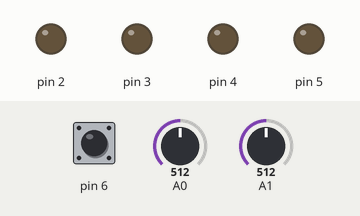
Bench run of a sketch on a simulated Arduino Uno, built with avr-gcc and run on an emulated ATmega328P. On the bench: output pins drawn as LEDs (lit = HIGH). Inputs (shaded band) come from the test bench; at power-on: pin 6 HIGH, A0 = 512, A1 = 512. Random numbers use the default seed unless the sketch sets one; what the sketch prints to the serial monitor is not drawn.

Above: at 0.8 s.
0.9 s: pin 6 pulled LOW for 0.15 s
4.4 s: pin 6 pulled LOW for 1 s
7.2 s: pin 6 pulsed LOW 5 times (0.12 s each, 0.3 s apart)
At 7.47 s:
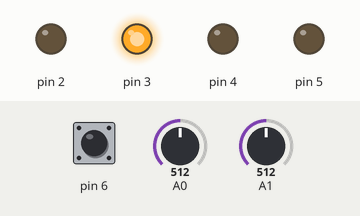
At 9.2 s:
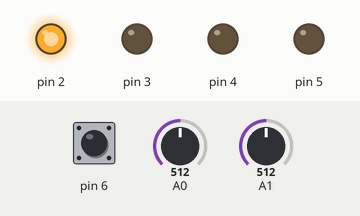
14.6 s: pin 6 pulsed LOW 2 times (0.12 s each, 0.3 s apart)
At 16.5 s:
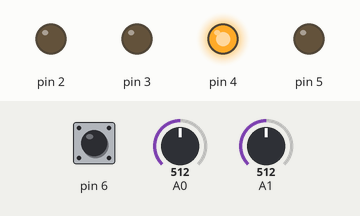
Timing chart, 0 to 17.7 s (numbered marks = the images above; inputs shaded):
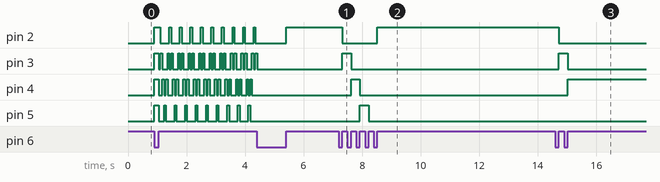

The sketch:

phaseMIDI.ino
```cpp
//#define DEBUG

/////////////////////////////////////////////////////////////////////////////
//
// MIDI PHASE MUSIC 1.0
//
// Uses the MIDI Thing controller to play a pattern against itself with phasing control (delay)
// There are three controls: a button, a left knob, and a right knob
//
// The button chooses one of four patterns (switches between them with each press). Pattern changes come only at pattern boundaries.
// The left knob varies overall pace.
// The right knob changes the phase difference.
//
//  The MIT License (MIT)
//
//  Copyright (c) 2013 Robert W. Gallup (www.robertgallup.com)
//
//  Permission is hereby granted, free of charge, to any person obtaining a copy
//  of this software and associated documentation files (the "Software"), to deal
//  in the Software without restriction, including without limitation the rights
//  to use, copy, modify, merge, publish, distribute, sublicense, and/or sell
//  copies of the Software, and to permit persons to whom the Software is
//  furnished to do so, subject to the following conditions:
//
//  The above copyright notice and this permission notice shall be included in
//  all copies or substantial portions of the Software.
//
//  THE SOFTWARE IS PROVIDED "AS IS", WITHOUT WARRANTY OF ANY KIND, EXPRESS OR
//  IMPLIED, INCLUDING BUT NOT LIMITED TO THE WARRANTIES OF MERCHANTABILITY,
//  FITNESS FOR A PARTICULAR PURPOSE AND NONINFRINGEMENT. IN NO EVENT SHALL THE
//  AUTHORS OR COPYRIGHT HOLDERS BE LIABLE FOR ANY CLAIM, DAMAGES OR OTHER
//  LIABILITY, WHETHER IN AN ACTION OF CONTRACT, TORT OR OTHERWISE, ARISING FROM,
//  OUT OF OR IN CONNECTION WITH THE SOFTWARE OR THE USE OR OTHER DEALINGS IN
//  THE SOFTWARE.
//

#include <avr/interrupt.h>
#include <avr/io.h>

#include "CS_Pot.h"
#include "CS_LEDBar.h"
#include "CS_Button.h"

#include "MIDIQ.h"

#include "phaseMIDI_Notes.h"

// event structure {beat, tick, cmd, data1, data2, next}
MIDIQ      queue;
queueEvent event;
queueEvent phaseEvent;

// Controls
CS_Pot     knob_L(0);
CS_Pot     knob_R(1);
CS_Button  button(6, true);
CS_LEDBar  LEDx4(2, 4);

// Phasing variables
boolean knobRHooked;
int phaseDelay;

// For counting beats/ticks
#define MIN_TICKS_PER_BEAT 120
#define MAX_TICKS_PER_BEAT 250
volatile int ticksPerBeat = MAX_TICKS_PER_BEAT;
volatile unsigned int beat = 0;
volatile unsigned int tick = 0;

unsigned int oldBeat = 1;
unsigned int newTicksPerBeat;

// Blue LED Flashing
int flashTime = 20;
long int starttime;

// Button
int oldButtonState;
int newButtonState;

byte scale [] = {
  24,26,28,31,33,
  36,38,40,43,45,
  48,50,52,55,57,
  60,62,64,67,69,
  72,74,76,79,81,
  84,86,88,91,93,
  96
};

// Pattern definition
int patternLengthBeats = 16;
int patternLengthNotes = 16;
int patternLengthFrames = 4;

int patternNote = 0;
byte patternFrame = 0;
byte newPatternFrame = patternLengthFrames;
int  patternBeat = 0;

midiNote pattern[][16] = \
{
  {
  {0, 10, 127, 2},
  {1, 6, 127, 2},
  {2, 30, 127, 1},
  {3, 17, 127, 2},
  {4, 127, 0, 2},
  {5, 27, 127, 2},
  {6, 28, 127, 2},
  {7, 16, 127, 2},
  {8, 22, 0, 2},
  {9, 19, 127, 2},
  {10, 28, 127, 2},
  {11, 16, 127, 2},
  {12, 10, 0, 2},
  {13, 9, 127, 2},
  {14, 27, 127, 2},
  {15, 16, 127, 128}
  },

  {
  {0, 4, 127, 24},
  {1, 6, 127, 2},
  {2, 20, 127, 1},
  {3, 17, 127, 2},
  {4, 15, 80, 2},
  {5, 27, 127, 2},
  {6, 20, 127, 2},
  {7, 16, 127, 2},
  {8, 12, 120, 2},
  {9, 19, 127, 2},
  {10, 28, 127, 2},
  {11, 16, 127, 2},
  {12, 127, 0, 2},
  {13, 24, 127, 8},
  {14, 12, 127, 2},
  {15, 22, 127, 128}
  },

  {
  {0, 10, 100, 1},
  {1, 10, 127, 2},
  {2, 16, 127, 1},
  {3, 6, 80, 2},
  {4, 127, 0, 2},
  {5, 8, 127, 2},
  {6, 20, 127, 2},
  {7, 6, 127, 2},
  {8, 22, 0, 2},
  {9, 19, 127, 2},
  {10, 28, 127, 2},
  {11, 9, 127, 2},
  {12, 10, 100, 2},
  {13, 6, 127, 2},
  {14, 27, 127, 2},
  {15, 30, 127, 128}
  },

  {
  {0, 30, 127, 1},
  {1, 25, 127, 2},
  {2, 29, 127, 1},
  {3, 26, 127, 2},
  {4, 28, 100, 2},
  {5, 27, 127, 2},
  {6, 20, 127, 2},
  {7, 16, 127, 2},
  {8, 15, 127, 62},
  {9, 19, 127, 2},
  {10, 17, 127, 2},
  {11, 16, 127, 2},
  {12, 12, 127, 2},
  {13, 24, 127, 32},
  {14, 27, 127, 2},
  {15, 30, 127, 2}
  }

};

// Intermediate variables for MIDI note and command
midiNote note;
midiCommand command;

void setup() {

  // MIDI serial speed
#ifdef DEBUG
  Serial.begin (9600);
#else
  Serial.begin (31250);      // MIDI rate
#endif

  // Wait for a few seconds for a button press
  starttime = millis();
  while (((millis() - starttime) < 3000) && (button.state() != LOW));

  // By default, compose a new piece
  // If the button is pressed during startup, use the default piece
  if (button.state() == HIGH) {
    compose();
  } else {
    LEDx4.displayNum(15);
    while (button.state() == LOW) delay(10);
  }
  attract();
  LEDx4.displayNum(0);

  // Wait for it
  while (button.state() == LOW) delay (10);

  // Go! Setup timer#2
  setupTimer();

  // Start out phase control as unhooked
  knobRHooked = false;

  // Setup Display, etc.
  oldButtonState = LOW;

}

void loop() {

  // Check button to change to new frame
  newButtonState = button.state() && button.state() && button.state();   // Quick debounce
  if (newButtonState != oldButtonState) {
    if (newButtonState == HIGH) {
      newPatternFrame = (newPatternFrame + 1) % (patternLengthFrames+1);
      if (newPatternFrame >= patternLengthFrames) {
        LEDx4.displayNum (0);
      } else {
        LEDx4.displayNum(0x01 << newPatternFrame);
      }
    }
    oldButtonState = newButtonState;
  };

  // Require phase knob to be returned to zero to "hook" it
  if (knobRHooked) {
    phaseDelay = map(knob_R.value(), 0, 1023, 0, (ticksPerBeat << 1) + ticksPerBeat);
  } else {
    knobRHooked = (0 == knob_R.value());
  }

  // Generate notes once a beat
  if (beat != oldBeat) {
    oldBeat = beat;

    // Check pattern frame on beat 0
    patternBeat = beat % patternLengthBeats;
    if (0 == patternBeat) {
      patternNote = 0;
      if (patternFrame != newPatternFrame) {
        patternFrame = newPatternFrame;
        knobRHooked = false;
        phaseDelay = 0;
      }
    }

    // Check note
    if (patternLengthFrames > patternFrame) {
      note = pattern[patternFrame][patternNote];
      if (note.beat == patternBeat) {
        command.command = MIDI_NOTE_ON;
        command.data1 = scale[note.note];
        command.data2 = note.velocity;
        midiSendCommand (command);

        event.beat = beat;
        event.tick = tick;
        event.cmd  = command;
        phaseEvent = event;
        phaseEvent.cmd.command |= 1;

        // Original note off
        int tickDuration = note.duration * (ticksPerBeat >> 4);
        delayEvent(&event, 0, tickDuration);
        event.cmd.data2 = 0;
        queue.eventEnQ (&event);

        // Phase note and off
        delayEvent(&phaseEvent, 0, phaseDelay);
        queue.eventEnQ (&phaseEvent);
        delayEvent(&phaseEvent, 0, tickDuration);
        phaseEvent.cmd.data2 = 0;
        queue.eventEnQ (&phaseEvent);

        patternNote++; // = (patternNote + 1) % patternLengthNotes;
      }
    }
  }

  while (queue.eventDeQ(beat, tick)) midiSendCommand (queue.event.cmd);

  newTicksPerBeat = map(knob_L.value(), 0, 1023, MAX_TICKS_PER_BEAT, MIN_TICKS_PER_BEAT);
  if (newTicksPerBeat != ticksPerBeat) ticksPerBeat = newTicksPerBeat;
}

// Delay the input queueEvent by b beats and t ticks
void delayEvent (queueEvent *e, int b, int t)
{
  int newBeat = (*e).beat + b;
  int newTick = (*e).tick + t;
  if (newTick > ticksPerBeat) {
    newBeat += newTick / ticksPerBeat;
    newTick %= ticksPerBeat;
  }
  (*e).beat = newBeat;
  (*e).tick = newTick;
}

// Vertical cylon-like display while waiting
// for a button press to begin
void attract () {
  oldBeat = 1;
  phaseDelay = 1;
  while (button.state() != LOW) {
    LEDx4.displayNum(oldBeat);
    if (1 == phaseDelay) {
      oldBeat = oldBeat << 1;
    } else {
      oldBeat = oldBeat >> 1;
    }
    if ((8 == oldBeat) || (1 == oldBeat)) {
      phaseDelay = 1 - phaseDelay;
    }
    delay (60);
  }
}

// Simple composition function that generates
// pattern notes for each of the frames
void compose () {

  // Try to create a bit of a random seed
  int seed = 1;
  seed *= analogRead(4); delay(10);
  seed *= analogRead(4); delay(10);
  seed *= analogRead(4); delay(10);
  randomSeed(seed);

  // Generate 4 frames of notes
  for (patternFrame=0; patternFrame < patternLengthFrames; patternFrame++) {

    // Starting Note
    int nextNote = random(12, 30);

    // patternRange determines how "variable" the notes are (how much the note
    // can jump from note to note
    int patternRange = random (2, 4);

    // Generate a note for each note in the pattern
    for (patternBeat=0; patternBeat < patternLengthBeats; patternBeat++) {

      // Display the pattern note number being generated
      LEDx4.displayNum(patternBeat);

      // Save the note in the pattern
      pattern[patternFrame][patternBeat].note = nextNote;

      // Generate the next note (if it goes beyond range on either end
      // move it in by two octaves)
      nextNote += random(-patternRange, patternRange);
      if (oldBeat <  0) nextNote += 10;
      if (oldBeat > 30) nextNote -= 10;

      delay (100);
    }
  }

}
```

CS_Button.cpp
```cpp
// (licence header left out)
#include "CS_Button.h"

// Constructor : clear queues
CS_Button::CS_Button (byte p, boolean pullup)
{
  _pin = p;
  pinMode (_pin, INPUT);                     // Set pin to input
  digitalWrite (_pin, pullup ? HIGH : LOW);  // Activate internal pullup resistor depending on input param
}

// Read button state
int CS_Button::state ()
{
  return (digitalRead(_pin));
}
```

CS_Button.h
```cpp
// (licence header left out)
#ifndef CS_BUTTON_h
#define CS_BUTTON_h

#include "Arduino.h"

// CLASS
class CS_Button
{
  public:

    CS_Button(byte, boolean);
    int state();

  private:

    int  _lastState;
    byte _pin;

};

#endif
```

CS_LEDBar.cpp
```cpp
// (licence header left out)
#include "CS_LEDBar.h"

// Constructor : clear queues
CS_LEDBar::CS_LEDBar (byte p, byte l)
{
  _pin = p;
  _length = l;
  for (int i=0; i<_length; i++) {
    pinMode (_pin+i, OUTPUT);
    digitalWrite (i, LOW);
  }
}

// Read potentiometer value
void CS_LEDBar::displayNum (int n)
{
  for (int i=0; i<_length; i++) {
    digitalWrite (_pin+i, n & 1);
    n = n >> 1;
  };
}
```

CS_LEDBar.h
```cpp
// (licence header left out)
#ifndef CS_LEDBar_h
#define CS_LEDBar_h

#include "Arduino.h"

// CLASS
class CS_LEDBar
{
  public:

    CS_LEDBar(byte, byte);
    void displayNum(int);

  private:

    byte _pin;
    byte _length;

};

#endif
```

CS_Pot.cpp
```cpp
// (licence header left out)
#include "CS_Pot.h"

// Constructor : clear queues
CS_Pot::CS_Pot (byte p)
{
  _pin = p;
  value();
}

// Read potentiometer value
int CS_Pot::value ()
{
  return (_lastValue = analogRead(_pin));
}
```

CS_Pot.h
```cpp
// (licence header left out)
#ifndef CS_POT_h
#define CS_POT_h

#include "Arduino.h"

// CLASS
class CS_Pot
{
  public:

    CS_Pot(byte);
    int value();

  private:

    int  _lastValue;
    byte _pin;

};

#endif
```

MIDIQ.cpp
```cpp
// (licence header left out)
#include "MIDIQ.h"

// Constructor : clear queues
MIDIQ::MIDIQ ()
{
  queueClear();
}

// Queue MIDI event
int MIDIQ::eventEnQ(queueEvent *e)
{

  // Allocate a new event from the heap
  int newP = allocEvent();

  // If none left, return error
  if (0 != newP) {

    // Else use the allocated event to enqueue this midi event
    queue[newP] = *e;

    int prev = 0;
    int ptr = queueHead;
    while (0 != ptr) {
      if (((queue[ptr].beat > (*e).beat)) || ((queue[ptr].beat == (*e).beat) && (queue[ptr].tick >= (*e).tick))) break;
      prev = ptr;
      ptr = queue[ptr].next;
    }
    if (ptr == queueHead) {
      queue[newP].next = queueHead;
      queueHead = newP;
    } else {
      queue[newP].next = ptr;
      queue[prev].next = newP;
    }
  }
  return newP;
}

// Dequeue MIDI event
boolean MIDIQ::eventDeQ(uint16_t b, uint8_t t)
{
  // Quick Check. If nothing to return, return nothing
  int qB = queue[queueHead].beat;
  int qT = queue[queueHead].tick;
  if ((0 == queueHead) || (b < qB) || ((b == qB) && (t < qT))) return false;

  // OK, there's something to return. Return the head of the queue
  int eventNum = queueHead;
  event = queue[eventNum];
  queueHead = event.next;
  freeEvent (eventNum);
  return true;

}

// Clear MIDI queue
void MIDIQ::queueClear()
{

  // Initialize heap (use the nextEvent links to make a linked list)
  for (int i=1; i<QLENGTH-1; i++) queue[i].next = i+1;
  queue[QLENGTH].next = 0; // 0 = end of queue
  heapHead = 1;

  // Set beginning of queue to null
  queueHead = QNULL;

}

///////////////////////////////////
// HELPER ROUTINES
///////////////////////////////////
int MIDIQ::allocEvent()
{

 if (0 == heapHead) return 0;

 int h = heapHead;
 heapHead = queue[heapHead].next;
 return h;

}

void MIDIQ::freeEvent(int e)
{
 queue[e].next = heapHead;
 heapHead = e;
}

///////////////////////////////////
// DEBUG
///////////////////////////////////

#ifdef DEBUG

void MIDIQ::printQueue()
{
  Serial.println ("> QUEUE ||||||||||||||||||||||||||||||||||||||");
  printList (queueHead);
}

void MIDIQ::printHeap()
{
  Serial.println ("> HEAP |||||||||||||||||||||||||||||||||||||||");
  printList (heapHead);
}

void MIDIQ::printList(int head)
{
  int ptr = head;
  while (ptr != 0) {
    printNode(ptr);
    ptr = queue[ptr].next;
  }
}

void MIDIQ::printNode(int ptr)
{
    Serial.println ("------------------------");
    Serial.print ("\nEvent : "); Serial.println(ptr);
    Serial.print ("Beat  : "); Serial.println(queue[ptr].beat);
    Serial.print ("Tick  : "); Serial.println(queue[ptr].tick);
    Serial.print ("Cmd   : "); Serial.println(queue[ptr].midiCommand);
    Serial.print ("Data1 : "); Serial.println(queue[ptr].midiData1);
    Serial.print ("Data2 : "); Serial.println(queue[ptr].midiData2);
    Serial.print ("Next  : "); Serial.println(queue[ptr].next); Serial.println();
}


#endif
```

MIDIQ.h
```cpp
// (licence header left out)
#ifndef MIDIQ_h
#define MIDIQ_h

#include "Arduino.h"

#define QNULL 0
#define QLENGTH 25

struct midiCommand {
  uint8_t   command;
  uint8_t   data1;
  uint8_t   data2;
};

struct queueEvent {
  uint16_t      beat;
  uint16_t      tick;
  midiCommand   cmd;
  uint8_t       next;
};

// CLASS
class MIDIQ
{
  public:

    MIDIQ();                                       // Constructor
    int eventEnQ(queueEvent*);                     // Queue MIDI event
    boolean eventDeQ(uint16_t, uint8_t);           // Dequeue MIDI event
    void queueClear();

    queueEvent event;

#ifdef DEBUG
    void printHeap();
    void printQueue();
    void printNode(int);
    void printList(int);
#endif

  private:

    queueEvent queue [QLENGTH];
    int queueHead;
    int heapHead;

    int allocEvent();
    void freeEvent(int);

};

#endif
```

phaseMIDI_Notes.h
```cpp
// (licence header left out)
#include "Arduino.h"

#define MIDI_NOTE_ON 0x90

struct midiNote {
  int   beat;
  byte  note;
  byte  velocity;
  int   duration;
};

// Sends a MIDI command
// If DEBUG is defined, prints the command using standard print commands
// If not debug, sends raw data out the Serial port
void midiSendCommand (midiCommand c)
{

#ifdef DEBUG
  Serial.println (c.command, HEX);
  Serial.println (c.data1, HEX);
  if (!(c.data2 & 0x80)) Serial.println (c.data2, HEX);
  Serial.println("-------------");
#else
  Serial.write (c.command);
  Serial.write (c.data1);
  if (!(c.data2 & 0x80)) Serial.write (c.data2);
#endif

}
```

phaseMIDI_Timer.ino
```cpp
// (licence header left out)
#define SET_SCALER2(a,b,c) \
  TCCR2B &= ~((1<<CS22) | (1<<CS21) | (1<<CS20));     /* Mask */ \
  TCCR2B |=  ((a<<CS22) | (b<<CS21) | (c<<CS20))      /* Set  */

#define SET_TIMER_TYPE2(a,b) \
  TIMSK2 &= ~((1<<TOIE2) | (1<<OCIE2A));              /* Mask */ \
  TIMSK2 |=  ((a<<TOIE2) | (b<<OCIE2A))               /* Set  */

#define SET_TIMER_MODE2(a,b,c)                        /* Sets WGM22:WGM21:WGM20 */ \
  TCCR2B &= ~(1<<WGM22);                              /* Mask */ \
  TCCR2B |=  (a<<WGM22);                              /* Set  */ \
  TCCR2A &= ~((1<<WGM21) | (1<<WGM20));               /* Mask */ \
  TCCR2A |=  ((b<<WGM21) | (c<<WGM20))                /* Set  */

// Interrupt vector -- Tracks ticks and beats
ISR(TIMER2_COMPA_vect) {
  tick++;
  if (tick > ticksPerBeat) {
    tick = 0;
    beat++;
  }
};

void setupTimer()
{
  cli();                           // Clear interrupts (just for good measure)
  ASSR &= ~(1<<AS2);               // Clear asynchronous mode (use internal clock)
  SET_SCALER2 (1, 0, 0);           // Prescaler /64
  SET_TIMER_TYPE2 (0, 1);          // Compare mode (vs. overflow mode)
  SET_TIMER_MODE2 (0, 1, 0);       // CTC mode (clear timer on compare match)
  OCR2A = 250;                     // Compare value
  sei();                           // Turn on interrupts
}
```

Measured:
- after the input at 7.2 s, pin 2: HIGH → LOW after 0.12 s, → HIGH 1.2 s later; pin 3: LOW → HIGH after 0.12 s, → LOW 0.30 s later; pin 4: LOW → HIGH after 0.42 s, → LOW 0.30 s later; pin 5: LOW → HIGH after 0.72 s, → LOW 0.30 s later
- after the input at 14.6 s, pin 2: HIGH → LOW after 0.12 s; pin 3: LOW → HIGH after 0.12 s, → LOW 0.30 s later; pin 4: LOW → HIGH after 0.42 s
- by itself, pin 2: repeats every 0.36 s: LOW 0.30 s, HIGH 0.06 s
- by itself, pin 3: repeats every 0.36 s: LOW 0.06 s, HIGH 0.06 s, LOW 0.18 s, HIGH 0.06 s
- by itself, pin 4: moves between LOW and HIGH, repeating every 0.72 s
